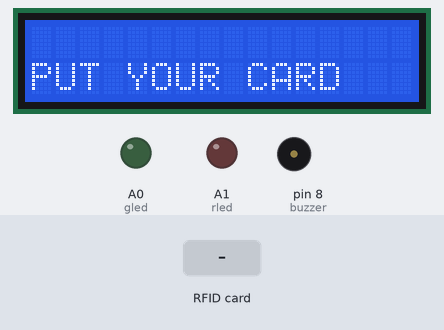
A sketch run on a simulated Arduino Uno, built with avr-gcc and run on an emulated ATmega328P. Parts: 16×2 character LCD, output pins drawn as LEDs (lit = HIGH), buzzer (waves = sounding). Inputs (shaded band) come from the test bench. Pins used as bus, display or sensor lines are not drawn; what the sketch prints to the serial monitor is not drawn.

Above: at 1.3 s.
1.4 s: RFID card 42 3B 71 15 held to the reader
At 2.7 s:
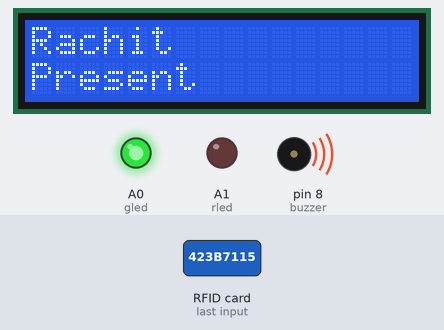
4.4 s: RFID card 5E 7A 19 C4 held to the reader
At 5.7 s:
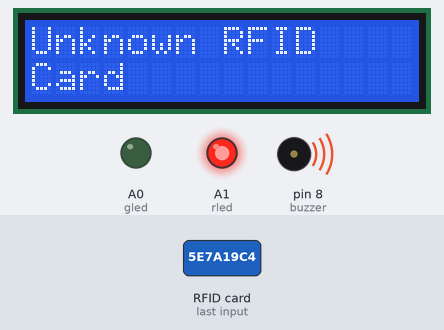
7.4 s: RFID card 5B 39 28 83 held to the reader
At 8.7 s:
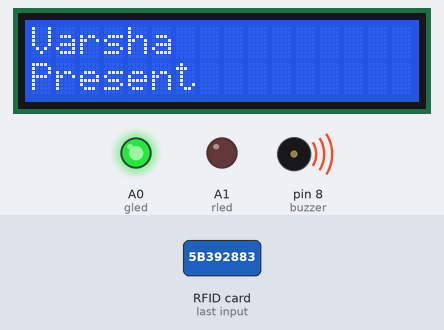
10.4 s: RFID card 76 D9 7E F8 held to the reader
At 11.7 s:
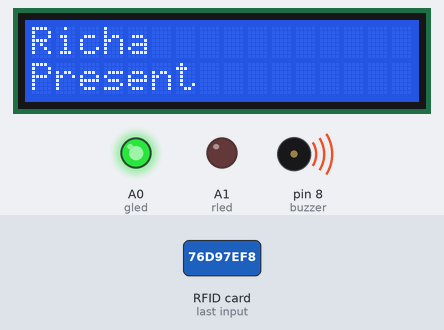
Timing chart, 0 to 13.4 s (numbered marks = the images above; inputs shaded):
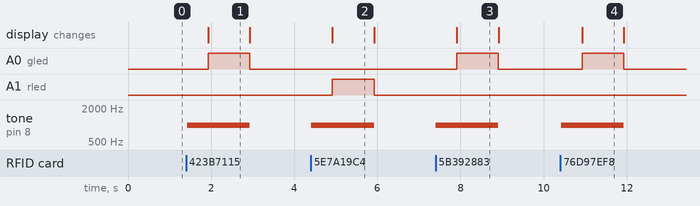

Measured:
- after the input at 1.4 s, A0 (gled): LOW → HIGH after 0.53 s, → LOW 1.0 s later; tone on pin 8 (buzzer): silent → 1000 Hz at once, → silent 1.5 s later; the display: changes after 0.53 s (image 1)
- after the input at 4.4 s, A1 (rled): LOW → HIGH after 0.52 s, → LOW 1.0 s later; tone on pin 8 (buzzer): silent → 1000 Hz at once, → silent 1.5 s later; the display: changes after 0.52 s (image 2)
- after the input at 7.4 s, A0 (gled): LOW → HIGH after 0.51 s, → LOW 1.0 s later; tone on pin 8 (buzzer): silent → 1000 Hz at once, → silent 1.5 s later; the display: changes after 0.51 s (image 3)
- after the input at 10.4 s, A0 (gled): LOW → HIGH after 0.53 s, → LOW 1.0 s later; tone on pin 8 (buzzer): silent → 1000 Hz at once, → silent 1.5 s later; the display: changes after 0.53 s (image 4)
- what the display in image 1 shows lasts 1.0 s, from 1.9 s to 2.9 s

The sketch:

RFID_FinalCode.ino
```cpp
#include <LiquidCrystal.h>
#include <SPI.h>
#include <MFRC522.h>

#define SS_PIN 10
#define RST_PIN 9

MFRC522 rfid(SS_PIN, RST_PIN); // Instance of the class
LiquidCrystal lcd(7,6,5,4,3,2);
const int buzzer=8;
int rled=A1;
int gled=A0;
String UID1="42:3B:71:15";
String UID2="5B:39:28:83";
String UID3="76:D9:7E:F8";
String UID4="7B:41:39:0C";
String name1="Rachit";
String name2="Varsha";
String name3="Richa";
String name4="Anu";

MFRC522::MIFARE_Key key;


void setup() {
  Serial.begin(9600);
  SPI.begin(); // Init SPI bus
  lcd.begin(16,2);
  rfid.PCD_Init(); // Init MFRC522
  pinMode(buzzer,OUTPUT);
  pinMode(rled,OUTPUT);
  pinMode(gled,OUTPUT);
  digitalWrite(rled,LOW);
  digitalWrite(gled,LOW);
  Serial.println("PUT YOUR CARD");
  lcd.clear();
  lcd.setCursor(0,1);
  lcd.print("PUT YOUR CARD");


  }

void loop() {
    // Look for new cards
  if ( ! rfid.PICC_IsNewCardPresent())
    return;

  // Verify if the NUID has been readed
  if ( ! rfid.PICC_ReadCardSerial())
    return;
  tone(buzzer,1000);
  delay(500);
  noTone(buzzer);


  MFRC522::PICC_Type piccType = rfid.PICC_GetType(rfid.uid.sak);

  // Check is the PICC of Classic MIFARE type
  if (piccType != MFRC522::PICC_TYPE_MIFARE_MINI &&
    piccType != MFRC522::PICC_TYPE_MIFARE_1K &&
    piccType != MFRC522::PICC_TYPE_MIFARE_4K) {
    Serial.println(F("Your tag is not of type MIFARE Classic."));
    return;
  }

 String ID="";

    for (byte i = 0; i < 4; i++) {
      ID+= (rfid.uid.uidByte[i]<0x10 ? "0":"")+String(rfid.uid.uidByte[i],HEX)+(i!=3 ? ":":"");
    }
     ID.toUpperCase();
    Serial.println("YOUR CARD'S UID: ");
    Serial.println(ID);
  if(ID==UID1){
    Serial.println("Rachit Present");
    lcd.clear();
    lcd.setCursor(0,0);
    lcd.print(name1);
    lcd.setCursor(0,1);
    lcd.print("Present");
    tone(buzzer,1000);
    digitalWrite(gled,HIGH);
    delay(1000);
    noTone(buzzer);
    digitalWrite(gled,LOW);
    Serial.println("PUT YOUR CARD");
    lcd.clear();
    lcd.setCursor(0,1);
    lcd.print("PUT YOUR CARD");
  }
   else if(ID==UID2){
    Serial.println("Varsha Present");
    lcd.clear();
    lcd.setCursor(0,0);
    lcd.print(name2);
    lcd.setCursor(0,1);
    lcd.print("Present");
    tone(buzzer,1000);
    digitalWrite(gled,HIGH);
    delay(1000);
    noTone(buzzer);
    digitalWrite(gled,LOW);
    Serial.println("PUT YOUR CARD");
    lcd.clear();
    lcd.setCursor(0,1);
    lcd.print("PUT YOUR CARD");
   }
  else if(ID==UID3){
    Serial.println("Richa present");
    lcd.clear();
    lcd.setCursor(0,0);
    lcd.print(name3);
    lcd.setCursor(0,1);
    lcd.print("Present");
    tone(buzzer,1000);
    digitalWrite(gled,HIGH);
    delay(1000);
    noTone(buzzer);
    digitalWrite(gled,LOW);
    Serial.println("PUT YOUR CARD");
    lcd.clear();
    lcd.setCursor(0,1);
    lcd.print("PUT YOUR CARD");
   }
   else if(ID==UID4){
    Serial.println("Anu Present");
    lcd.clear();
    lcd.setCursor(0,0);
    lcd.print(name2);
    lcd.setCursor(0,1);
    lcd.print("Present");
    tone(buzzer,1000);
    digitalWrite(gled,HIGH);
    delay(1000);
    noTone(buzzer);
    digitalWrite(gled,LOW);
    Serial.println("PUT YOUR CARD");
    lcd.clear();
    lcd.setCursor(0,1);
    lcd.print("PUT YOUR CARD");
   }
   else{
    Serial.println("Unknown RFID CARD");
    lcd.clear();
    lcd.setCursor(0,0);
    lcd.print("Unknown RFID");
    lcd.setCursor(0,1);
    lcd.print("Card");
    tone(buzzer,1000);
    digitalWrite(rled,HIGH);
    delay(1000);
    noTone(buzzer);
    digitalWrite(rled,LOW);
    Serial.println("PUT YOUR CARD");
    lcd.clear();
    lcd.setCursor(0,1);
    lcd.print("PUT YOUR CARD");
  }
  // Halt PICC
  rfid.PICC_HaltA();

  // Stop encryption on PCD
  rfid.PCD_StopCrypto1();

}
```
